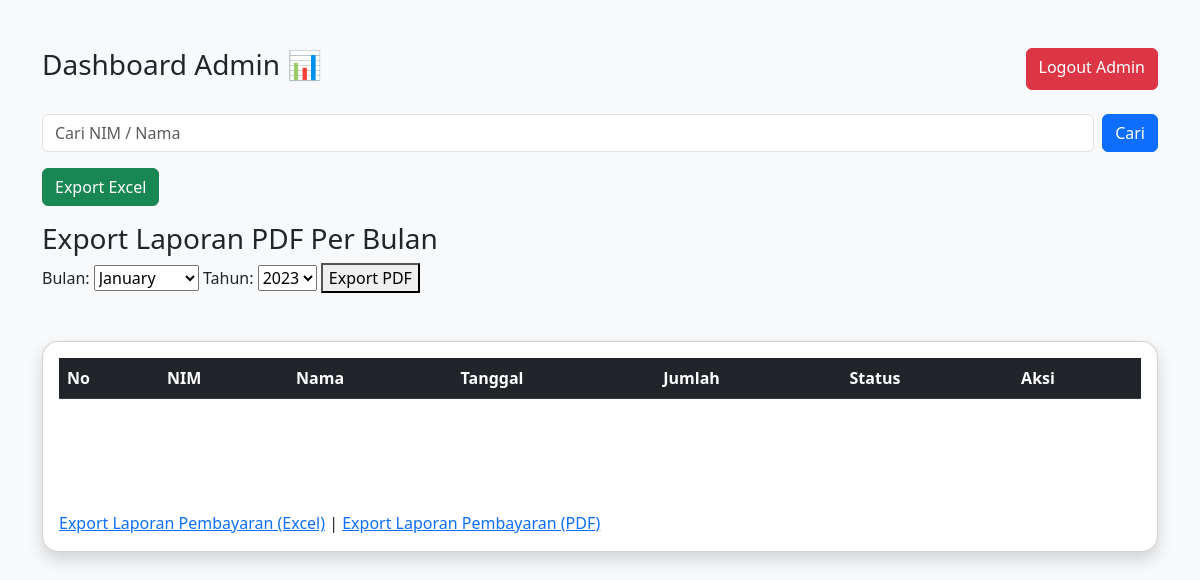
Before: /admin.php (signed in) with the older database file.
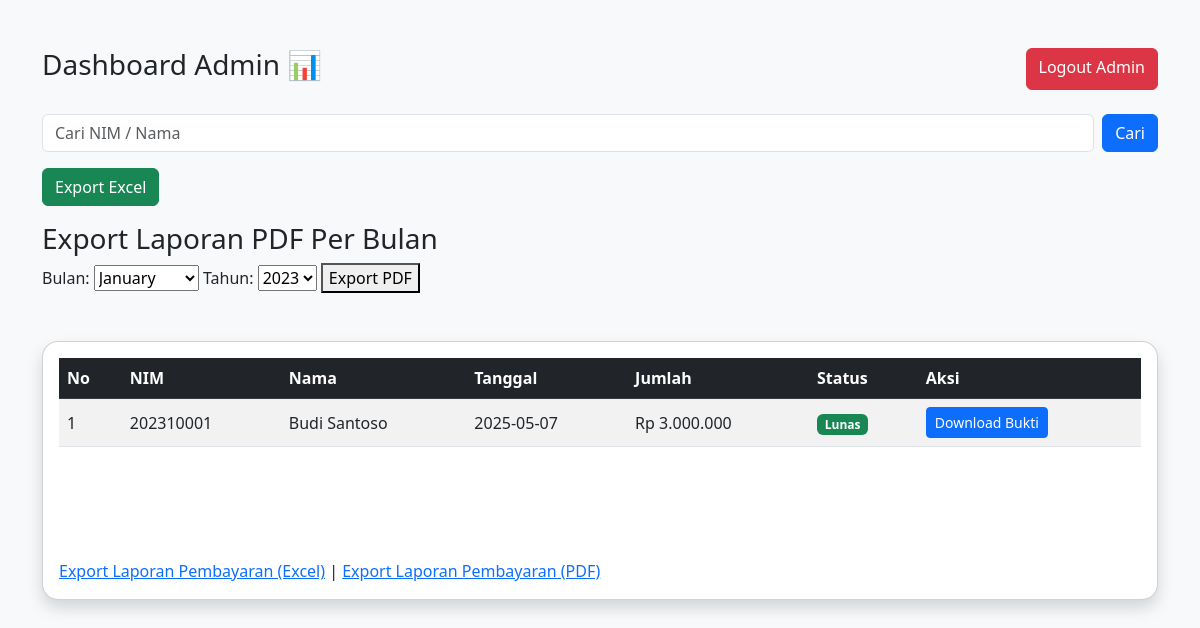
After: the same page with the newer database file.
### tables this page shows
CREATE TABLE `pembayaran` (
  `id_pembayaran` int(11) NOT NULL,
  `nim` varchar(15) DEFAULT NULL,
  `tanggal` date DEFAULT curdate(),
  `jumlah` bigint(20) NOT NULL,
  `status` enum('Lunas','Pending') DEFAULT 'Lunas'
);

CREATE TABLE `mahasiswa` (
  `nim` varchar(15) NOT NULL,
  `nama` varchar(100) NOT NULL,
  `prodi` varchar(100) DEFAULT NULL,
  `password` varchar(255) NOT NULL
);

### admin.php (the view, shortened to what this page needs)
<?php
include 'koneksi.php';
$search = isset($_GET['search']) ?? $_GET['search'];
$query = mysqli_query($koneksi, "
    SELECT pembayaran.*, mahasiswa.nama
    FROM pembayaran
    JOIN mahasiswa ON pembayaran.nim = mahasiswa.nim
    WHERE mahasiswa.nama LIKE '%$search%' OR pembayaran.nim LIKE '%$search%'
    ORDER BY pembayaran.tanggal DESC
");
?>
<!DOCTYPE html>
<html>
<head>
    <link href="https://cdn.jsdelivr.net/npm/bootstrap@5.3.0/dist/css/bootstrap.min.css" rel="stylesheet">
</head>
<body class="bg-light">
    <div class="container mt-5">
        <div class="d-flex justify-content-between mb-4">
            <h3>Dashboard Admin 📊</h3>
            <a href="logout_admin.php" class="btn btn-danger">Logout Admin</a>
        </div>
        <form method="get" class="d-flex mb-3">
            <input type="text" name="search" class="form-control me-2" placeholder="Cari NIM / Nama"
                value="<?= $search ?>">
            <button class="btn btn-primary" type="submit">Cari</button>
        </form>
        <a href="export_excel.php" class="btn btn-success mb-3">Export Excel</a>
        <h3>Export Laporan PDF Per Bulan</h3>
        <form method="get" action="export_pembayaran_pdf.php" target="_blank">
            Bulan:
            <select name="bulan">
                <?php for ($i = 1; $i <= 12; $i++) { ?>
                    <option value="<?= str_pad($i, 2, '0', STR_PAD_LEFT) ?>"><?= date('F', mktime(0, 0, 0, $i, 10)) ?>
                    </option>
                <?php } ?>
            </select>
            Tahun:
            <select name="tahun">
                <?php for ($t = 2023; $t <= date('Y'); $t++) { ?>
                    <option value="<?= $t ?>"><?= $t ?></option>
                <?php } ?>
            </select>
            <button type="submit">Export PDF</button>
        </form>
        <br><br>
        <div class="card shadow rounded-4">
            <div class="card-body">
                <table class="table table-striped">
                    <thead class="table-dark">
                        <tr>
                            <th>No</th>
                            <th>NIM</th>
                            <th>Nama</th>
                            <th>Tanggal</th>
                            <th>Jumlah</th>
                            <th>Status</th>
                            <th>Aksi</th>
                        </tr>
                    </thead>
                    <tbody>
                        <?php
                        $no = 1;
                        while ($data = mysqli_fetch_array($query)) {
                            ?>
                            <tr>
                                <td class="align-middle"><?= $no++ ?></td>
                                <td class="align-middle"><?= $data['nim'] ?></td>
                                <td class="align-middle"><?= $data['nama'] ?></td>
                                <td class="align-middle"><?= $data['tanggal'] ?></td>
                                <td class="align-middle">Rp <?= number_format($data['jumlah'], 0, ',', '.') ?></td>
                                <td class="align-middle"><span class="badge bg-success"><?= $data['status'] ?></span></td>
                                <td class="align-middle"><span class="d-flex justify-content-start gap-3"><a
                                            href="bukti_pembayaran.php?id=<?= $data['id_pembayaran'] ?>" target="_blank" class="btn btn-primary btn-sm">Download
                                            Bukti</a>
                                    </span></td>
                            </tr>
                        <?php } ?>
                    </tbody>
                </table>
                <br><br>
                <br><br>
                <a href="export_pembayaran.php" target="_blank">Export Laporan Pembayaran (Excel)</a> |
                <a href="export_pembayaran_pdf.php" target="_blank">Export Laporan Pembayaran (PDF)</a>
            </div>
        </div>
    </div>
</body>
</html>

Changed rows visible on the page:
added pembayaran: nim "202310001", nim.nama "Budi Santoso", tanggal "2025-05-07", jumlah "3.000.000", status "Lunas"
